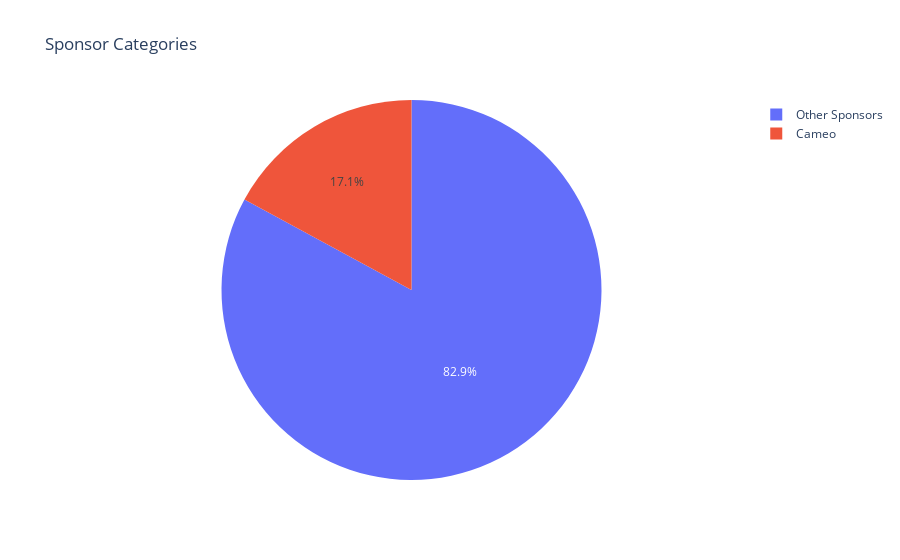

This figure's notebook cell:
### Code cell
import seaborn as sns 
import plotly.express as px
import kaleido
# Get count of sponsors and drop missing values
univ_count = df_final['Sponsors'].value_counts().reset_index().dropna()

# Rename columns
univ_count.columns = ['Sponsors', 'Count']

# Get the first sponsor name
first_sponsor = univ_count.iloc[0]['Sponsors']

# Create a new column for sponsor categories
univ_count['Sponsor Category'] = univ_count['Sponsors'].apply(lambda x: first_sponsor if x == first_sponsor else 'Other Sponsors')


# Get the count of sponsors by category
sponsor_category_count = univ_count.groupby('Sponsor Category').sum().reset_index()

# Plot a pie chart of sponsor categories
fig = px.pie(sponsor_category_count, values='Count', names='Sponsor Category', title='Sponsor Categories')
fig.show()
fig.write_image("fig4.jpeg")

### Figure 1 — Plotly figure (JSON) as saved in the notebook; plotly's stock layout.template omitted (floating-point values rounded to 4 significant figures)
{"data": [{"domain": {"x": [0, 1], "y": [0, 1]}, "hovertemplate": "Sponsor Category=%{label}<br>Count=%{value}<extra></extra>", "labels": ["Cameo", "Other Sponsors"], "legendgroup": "", "name": "", "showlegend": true, "type": "pie", "values": [20, 97]}], "layout": {"legend": {"tracegroupgap": 0}, "title": {"text": "Sponsor Categories"}}}
